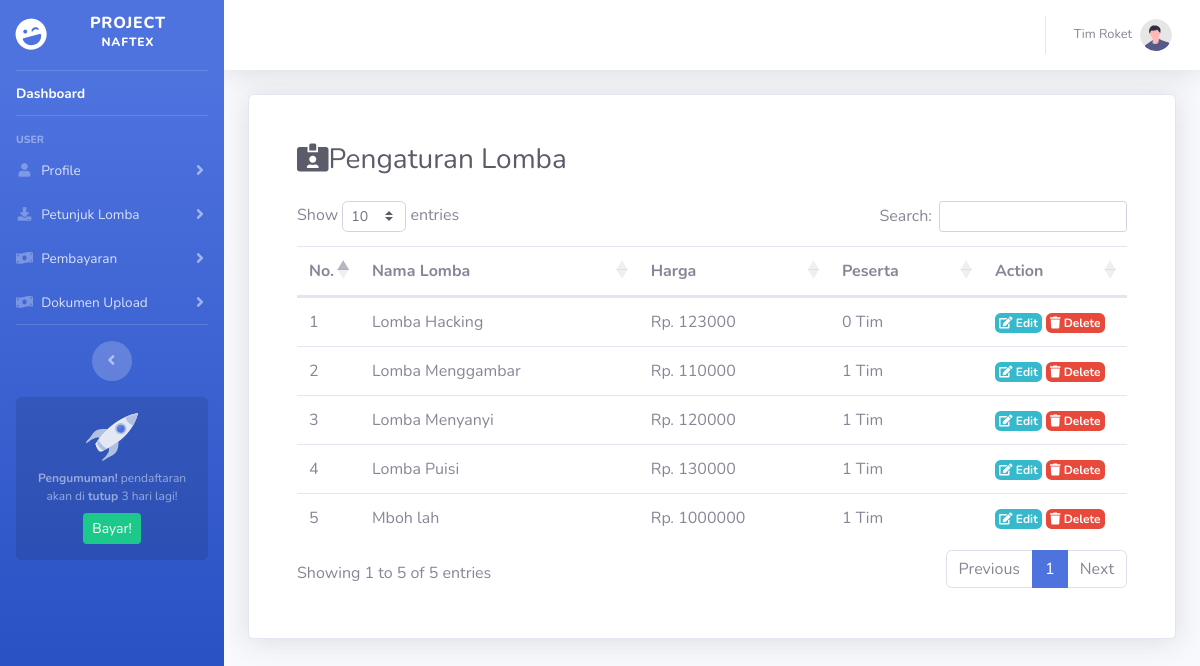
The page /dashboard/lomba.php (signed in) on the database its author committed.
### tables this page shows
CREATE TABLE `user` (
  `id_user` int(11) NOT NULL,
  `username` varchar(50) NOT NULL,
  `password` varchar(50) NOT NULL,
  `nama` varchar(50) NOT NULL,
  `email` varchar(50) NOT NULL,
  `level` varchar(50) NOT NULL,
  `foto` varchar(50) NOT NULL,
  `id_lomba` int(11) NOT NULL
);

CREATE TABLE `data_lomba` (
  `id_lomba` int(11) NOT NULL,
  `nama` varchar(50) NOT NULL,
  `harga` varchar(50) NOT NULL,
  `deskripsi2` varchar(50) NOT NULL
);

### dashboard/include/session.php (called while the page is built, shortened)
<?php
	if (isset($_SESSION['id_user'])) {
		$id_user = $_SESSION['id_user'];
		$query_n = mysqli_query($koneksi, "SELECT `nama` FROM `user` WHERE `id_user`='$id_user'");
	    while($data_n = mysqli_fetch_row($query_n)){
	      $nama = $data_n[0];
	    }
	}
?>

### dashboard/lomba.php (the view, shortened to what this page needs)
<?php
    include('../koneksi/koneksi.php');
    include('include/session.php');
?>
<!DOCTYPE html>
<html lang="en">
<head>
    <?php include "include/head.php" ?>
</head>
<body id="page-top">
    <div id="wrapper">
        <?php include "include/sidebar.php" ?>
        <div id="content-wrapper" class="d-flex flex-column">
            <div id="content">
                <?php include "include/navbar.php" ?>
                <div class="container-fluid">
                    <div class="container col-12 card shadow p-5">
                        <h1 class="h3 mb-4 text-gray-800"><i class="fas fa-id-card-alt"></i>Pengaturan Lomba</h1>
                        <div class="row justify-content-center">
                            <div class="col-md-12">
                                <div class="table-responsive-md">
                                    <table id="dataTable" class="table table-hover">
                                        <thead>
                                            <tr>
                                                <th scope="col">No.</th>
                                                <th scope="col">Nama Lomba</th>
                                                <th scope="col">Harga</th>
                                                <th scope="col">Peserta</th>
                                                <th scope="col" width="50px">Action</th>
                                        </thead>
                                        <tbody>
                                            <?php
                                                $no=1;
                                                $sql_p = "SELECT `nama`, `harga`, `id_lomba` FROM `data_lomba`";
                                                $query_p = mysqli_query($koneksi,$sql_p);
                                                while($data_p = mysqli_fetch_row($query_p)){
                                                    $nama      = $data_p[0];
                                                    $harga     = $data_p[1];
                                                    $id_lomba  = $data_p[2];
                                            ?>
                                            <tr>
                                                <td scope="row" class="td-nomer"><?= $no ?></td>
                                                <td><?= $nama ?></td>
                                                <td>Rp. <?= $harga ?></td>
                                                <td><?php echo mysqli_num_rows(mysqli_query($koneksi, "SELECT * FROM `user` WHERE `id_lomba`=$id_lomba")); ?> Tim</td>
                                                <td width="120px">
                                                    <a href="#" data-toggle="modal" data-target="#editLomba" class="badge badge-info p-1" onclick='setLomba("<?= $id_lomba ?>")'><i class="fas fa-edit"></i> Edit</a>
                                                    <a href="#" data-toggle="modal" data-target="#deleteLomba" class="badge badge-danger p-1" onclick="setHapus('<?= $id_lomba ?>')"><i class="fas fa-trash"> </i> Delete</a>
                                                </td>
                                            </tr>
                                            <?php $no++; } ?>
                                        </tbody>
                                    </table>
                                </div>
                            </div>
                        </div>
                    </div>
                </div>
            </div>
        </div>
    </div>
</body>
</html>

### dashboard/include/navbar.php (shortened to what this page needs)
<nav class="navbar navbar-expand navbar-light bg-white topbar mb-4 static-top shadow">
    <ul class="navbar-nav ml-auto">
        <li class="nav-item dropdown no-arrow">
            <a class="nav-link dropdown-toggle" href="#" id="userDropdown" role="button" data-toggle="dropdown" aria-haspopup="true" aria-expanded="false">
                <span class="mr-2 d-none d-lg-inline text-gray-600 small"><?= $nama ?></span>
                <img class="img-profile rounded-circle" src="assets/img/undraw_profile.svg" />
            </a>
        </li>
    </ul>
</nav>

### dashboard/include/head.php (style rules this page uses)
.nav-item .nav-link { padding-top: 10px !important; padding-bottom: 10px !important }
.td-nomer { width: 10px; }

### rows shown on the page
user: nama "Tim Roket"
data_lomba: nama "Lomba Hacking", harga "123000", id_lomba "0"
data_lomba: nama "Lomba Menggambar", harga "110000", id_lomba "1"
data_lomba: nama "Lomba Menyanyi", harga "120000", id_lomba "1"
data_lomba: nama "Lomba Puisi", harga "130000", id_lomba "1"
data_lomba: nama "Mboh lah", harga "1000000", id_lomba "1"
